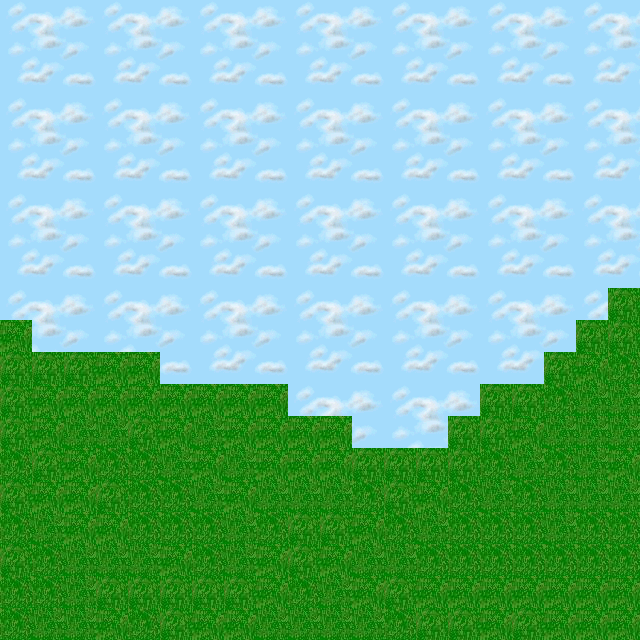

Tiled map render using the project's own tile images. Description and the map definition, with tile-layer contents summarised, below:
An orthogonal 20x20 tile map with 32x32 px tiles, 1 tile layer (map0), 2 tilesets.

<map version="1.0" orientation="orthogonal" renderorder="right-down" width="20" height="20" tilewidth="32" tileheight="32" nextobjectid="1">
 <tileset firstgid="1" name="a_grass_tile_by_viperxmns" tilewidth="32" tileheight="32">
  <image source="img/a_grass_tile_by_viperxmns.jpg" width="64" height="64" />
 </tileset>
 <tileset firstgid="5" name="sky" tilewidth="32" tileheight="32">
  <image source="img/sky.gif" width="96" height="96" />
 </tileset>
 <layer name="map0" width="20" height="20">
  <data>[400 cells, 400 non-empty, 13 distinct tile ids]</data>
 </layer>
</map>